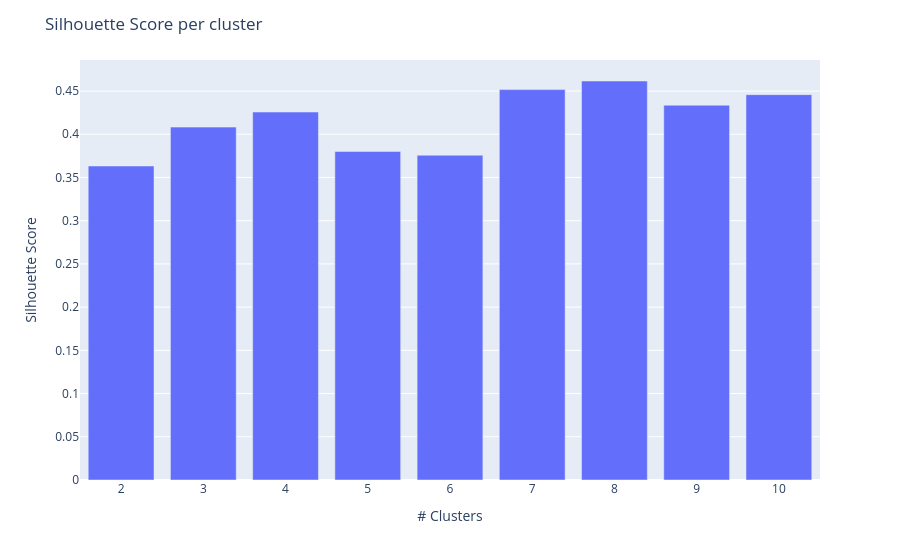

Notebook code cell kept with this figure:
### Code cell
# Visualisation des scores silhouette pour chaque valeur de K
# afin de comparer la qualité des clusters et d'identifier le nombre optimal de clusters

cluster_scores = pd.Series(sil)
k_frame = pd.Series(k)

fig=px.bar(x=k, y=cluster_scores)

fig.update_layout(
    yaxis_title="Silhouette Score",
    xaxis_title="# Clusters",
    title="Silhouette Score per cluster"
)

fig.show()

### Figure 1 — Plotly figure (JSON) as saved in the notebook; plotly's stock layout.template omitted (floating-point values rounded to 4 significant figures)
{"data": [{"hovertemplate": "x=%{x}<br>y=%{y}<extra></extra>", "legendgroup": "", "marker": {"color": "#636efa", "pattern": {"shape": ""}}, "name": "", "orientation": "v", "showlegend": false, "textposition": "auto", "type": "bar", "x": [2, 3, 4, 5, 6, 7, 8, 9, 10], "xaxis": "x", "y": [0.3633, 0.4083, 0.4257, 0.3801, 0.3757, 0.4517, 0.4616, 0.4336, 0.4459], "yaxis": "y"}], "layout": {"barmode": "relative", "legend": {"tracegroupgap": 0}, "margin": {"t": 60}, "title": {"text": "Silhouette Score per cluster"}, "xaxis": {"anchor": "y", "domain": [0, 1], "title": {"text": "# Clusters"}}, "yaxis": {"anchor": "x", "domain": [0, 1], "title": {"text": "Silhouette Score"}}}}
